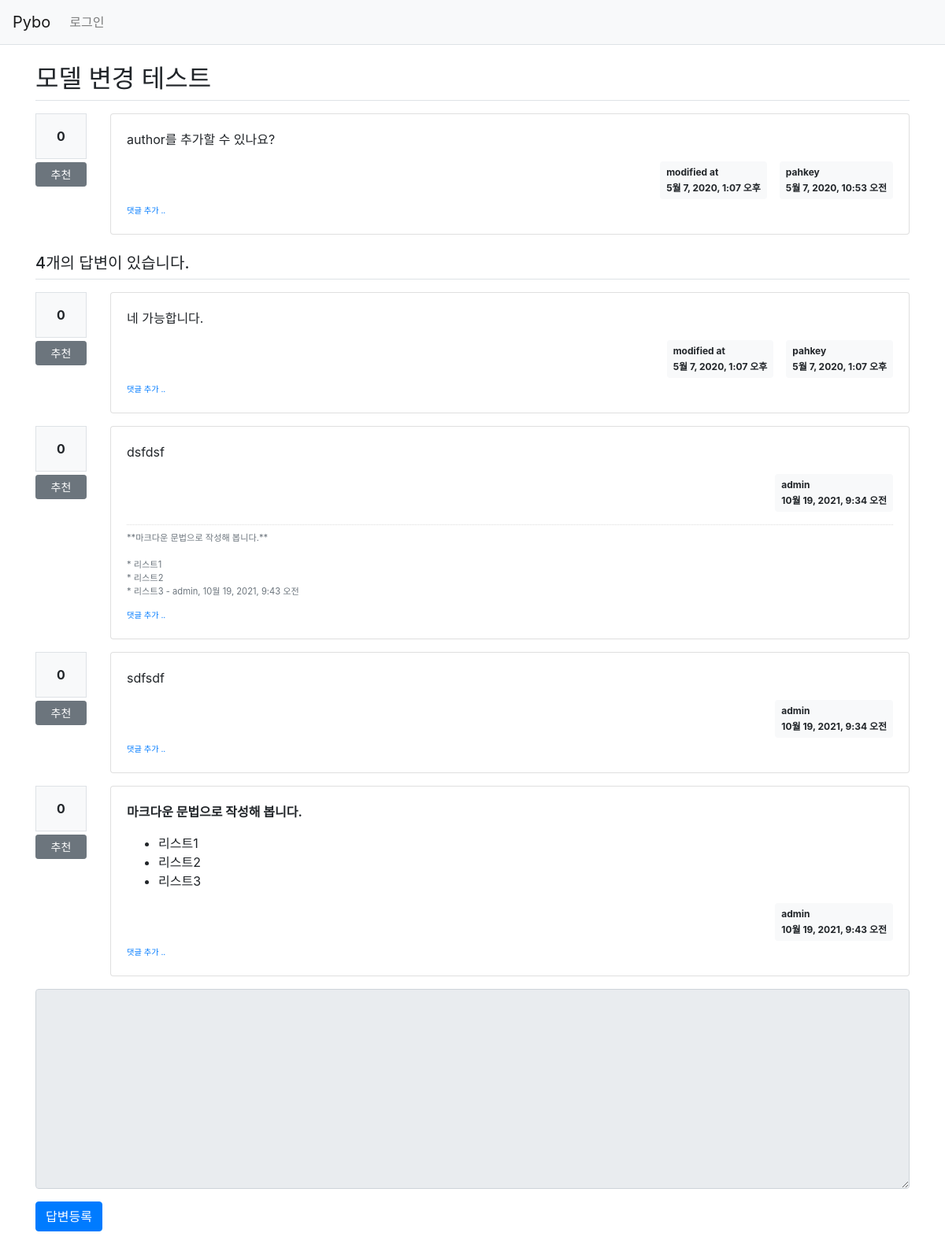
The app's page /pybo/14/ with its own data.
### pybo/models.py (models this page shows, shortened)
class Question(models.Model):
    author = models.ForeignKey(User, on_delete=models.CASCADE, related_name='author_question')
    subject = models.CharField(max_length=200)
    content = models.TextField()
    create_date = models.DateTimeField()
    modify_date = models.DateTimeField(null=True, blank=True)
    voter = models.ManyToManyField(User, related_name='voter_question')

class Answer(models.Model):
    author = models.ForeignKey(User, on_delete=models.CASCADE, related_name='author_answer')
    question = models.ForeignKey(Question, on_delete=models.CASCADE)
    content = models.TextField()
    create_date = models.DateTimeField()
    modify_date = models.DateTimeField(null=True, blank=True)
    voter = models.ManyToManyField(User, related_name='voter_answer')

class Comment(models.Model):
    author = models.ForeignKey(User, on_delete=models.CASCADE)
    content = models.TextField()
    create_date = models.DateTimeField()
    modify_date = models.DateTimeField(null=True, blank=True)
    question = models.ForeignKey(Question, null=True, blank=True, on_delete=models.CASCADE)
    answer = models.ForeignKey(Answer, null=True, blank=True, on_delete=models.CASCADE)

### pybo/views/base_views.py (the view)
# urls.py: path('<int:question_id>/', base_views.detail, name='detail'),
def detail(request, question_id):
    question = get_object_or_404(Question, pk=question_id)
    context = {'question': question}
    return render(request, 'pybo/question_detail.html', context)

### pybo/templatetags/pybo_filter.py (called while the page is built)
@register.filter()
def mark(value):
    extensions = ["nl2br", "fenced_code"]
    return mark_safe(markdown.markdown(value, extensions=extensions))

### templates/pybo/question_detail.html (shortened to what this page needs)
{% extends 'base.html' %}
{% load pybo_filter %}
{% block content %}
<div class="container my-3">
    <h2 class="border-bottom py-2">{{ question.subject }}</h2>
    <div class="row my-3">
        <div class="col-1">
            <div class="bg-light text-center p-3 border font-weight-bolder mb-1">{{question.voter.count}}</div>
            <a href="#" data-uri="{% url 'pybo:vote_question' question.id  %}"
               class="recommend btn btn-sm btn-secondary btn-block my-1">추천</a>
        </div>
        <div class="col-11">
            <div class="card">
                <div class="card-body">
                    <div class="card-text">{{ question.content|mark }}</div>
                    <div class="d-flex justify-content-end">
                        {% if question.modify_date %}
                        <div class="badge badge-light p-2 text-left mx-3">
                            <div class="mb-2">modified at</div>
                            <div>{{ question.modify_date }}</div>
                        </div>
                        {% endif %}
                        <div class="badge badge-light p-2 text-left">
                            <div class="mb-2">{{ question.author.username }}</div>
                            <div>{{ question.create_date }}</div>
                        </div>
                    </div>
                    <div>
                        <a href="{% url 'pybo:comment_create_question' question.id  %}"
                           class="small"><small>댓글 추가 ..</small></a>
                    </div>
                </div>
            </div>
        </div>
    </div>
    <h5 class="border-bottom my-3 py-2">{{question.answer_set.count}}개의 답변이 있습니다.</h5>
    {% for answer in question.answer_set.all %}
    <div class="row my-3">
        <div class="col-1">
            <div class="bg-light text-center p-3 border font-weight-bolder mb-1">{{answer.voter.count}}</div>
            <a href="#" data-uri="{% url 'pybo:vote_answer' answer.id  %}"
                class="recommend btn btn-sm btn-secondary btn-block my-1">추천</a>
        </div>
        <div class="col-11">
            <div class="card">
                <div class="card-body">
                    <div class="card-text">{{ answer.content|mark }}</div>
                    <div class="d-flex justify-content-end">
                        {% if answer.modify_date %}
                        <div class="badge badge-light p-2 text-left mx-3">
                            <div class="mb-2">modified at</div>
                            <div>{{ answer.modify_date }}</div>
                        </div>
                        {% endif %}
                        <div class="badge badge-light p-2 text-left">
                            <div class="mb-2">{{ answer.author.username }}</div>
                            <div>{{ answer.create_date }}</div>
                        </div>
                    </div>
                    {% if answer.comment_set.count > 0 %}
                    <div class="mt-3">
                    {% for comment in answer.comment_set.all %}
                        <div class="comment py-2 text-muted">
                            <span style="white-space: pre-line;">{{ comment.content }}</span>
                            <span>
                                - {{ comment.author }}, {{ comment.create_date }}
                            </span>
                        </div>
                    {% endfor %}
                    </div>
                    {% endif %}
                    <div>
                        <a href="{% url 'pybo:comment_create_answer' answer.id  %}"
                           class="small"><small>댓글 추가 ..</small></a>
                    </div>
                </div>
            </div>
        </div>
    </div>
    {% endfor %}
    <form action="{% url 'pybo:answer_create' question.id %}" method="post" class="my-3">
        <div class="form-group">
            <textarea {% if not user.is_authenticated %}disabled{% endif %}
              name="content" id="content" class="form-control" rows="10"></textarea>
        </div>
        <input type="submit" value="답변등록" class="btn btn-primary">
    </form>
</div>
{% endblock %}

### static/style.css (style rules this page uses)
.comment { border-top:dotted 1px #ddd; font-size:0.7em; }

### records on screen
Question: subject "모델 변경 테스트", voter.count "0", content|mark "author를 추가할 수 있나요?", modify_date "5월 7, 2020, 1:07 오후", author.username "pahkey", create_date "5월 7, 2020, 10:53 오전", answer_set.count "4"
Answer: voter.count "0", content|mark "네 가능합니다.", modify_date "5월 7, 2020, 1:07 오후", author.username "pahkey", create_date "5월 7, 2020, 1:07 오후"
Answer: voter.count "0", content|mark "dsfdsf", author.username "admin", create_date "10월 19, 2021, 9:34 오전"
Comment: content "**마크다운 문법으로 작성해 봅니다.** * 리스트1 * 리스트2 * 리스트3", author "admin", create_date "10월 19, 2021, 9:43 오전"
Answer: voter.count "0", content|mark "sdfsdf", author.username "admin", create_date "10월 19, 2021, 9:34 오전"
Answer: voter.count "0", content|mark "마크다운 문법으로 작성해 봅니다. 리스트1 리스트2 리스트3", author.username "admin", create_date "10월 19, 2021, 9:43 오전"
